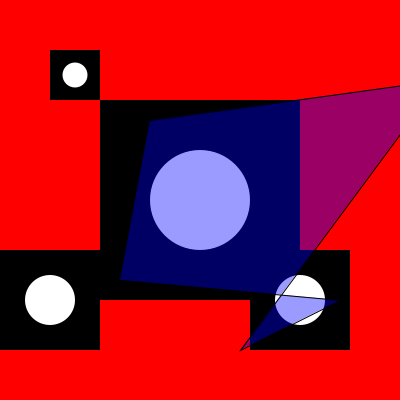
Frame 1 (no input)
Frame 60 (the mouse pressed at the canvas centre just before this capture): identical to frame 1, image omitted
Frame 120 (the mouse held since frame 60 and released just before this capture): identical to frame 1, image omitted

The Processing sketch that drew this single still picture (run headless with seeded random() and noise(); from frame 60 on, the mouse is pressed at the canvas centre):

// Processing sketch: sketch_260616a_funciones_CONparamSINreturn
// ── sketch_260616a_funciones_CONparamSINreturn.pde
// funciones SIN parametros SIN retorno
// Util para dibujar figuras reiteradas veces en distintas posiciones, tamanio, color

void setup(){
  size( 400, 400 );  // 2 param
  
}
void draw(){
  background( 255, 0, 0 );  // 1 o 3 param
  
  //fill( 0 );  // 1 param
  //rect(100, 100, 200, 200);  //4 param
  //fill( 255 );  // 1 param
  //circle( 200, 200, 150 );  //3 param

  //dibujarFigura();  //llamar a la funcion
  //
  //dibujarFigura( color(mouseX,0,0) );  //llamar a la funcion
  //
  dibujarFigura( 100, 100, 200 );  //llamar a la funcion
  dibujarFigura( 50, 50, 50 );  //llamar a la funcion
  dibujarFigura( 250, 250, 100 );  //llamar a la funcion
  dibujarFigura( 0, 250, 100 );  //llamar a la funcion
  //
  dibujarConVertex();
}

// ── Funciones.pde
void dibujarFigura(){  //crear mi funcion
  fill( 0 );  // 1 param
  rect(100, 100, 200, 200);  //4 param
  fill( 255 );  // 1 param
  circle( 200, 200, 100 );  //3 param
}

void dibujarFigura( color rellenoDelCirculo ){  //crear mi funcion
  fill( 0 );  // 1 param
  rect(100, 100, 200, 200);  //4 param
  fill( rellenoDelCirculo );  // 1 param
  circle( 200, 200, 100 );  //3 param
}
void dibujarFigura( int x, int y, int t ){  //crear mi funcion
  push();
  noStroke();
  fill( 0 );  // 1 param
  rect(x, y, t, t);  //4 param
  fill( 255 );  // 1 param
  circle( x+t/2, y+t/2, t/2 );  //3 param
  pop();  //resetea los estilos
}
//void dibujarCuadrado( int x, int y, int t){
//  rect( x, y, t, t );
//}  // NO VALE
void dibujarConVertex(){
  push();
  fill( 0, 0, 255, 100 );
  //
  beginShape();  //aca comienza dibujo
  vertex(150, 120);
  vertex(440, 80);
  vertex(240, 350);
  vertex(340, 300);
  vertex(120, 280);
  endShape();    //aca termina dibujo
  pop();
}
